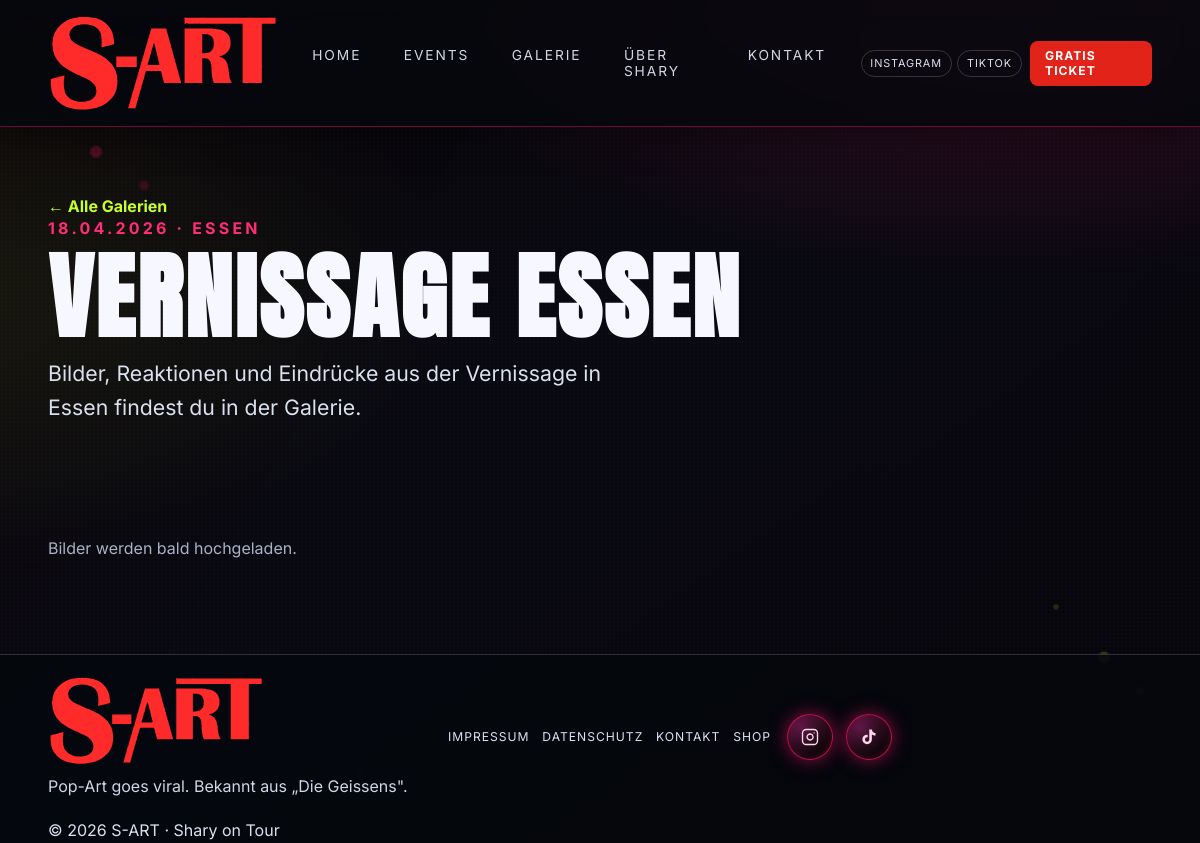
The app's page /galerie.php?event=1 with its own data.
### tables this page shows
CREATE TABLE IF NOT EXISTS events (
  id INT UNSIGNED AUTO_INCREMENT PRIMARY KEY,
  title VARCHAR(255) NOT NULL,
  slug VARCHAR(255) UNIQUE,
  event_date DATE NOT NULL,
  event_time TIME NULL,
  city VARCHAR(255) NOT NULL,
  location_name VARCHAR(255) NULL,
  address VARCHAR(255) NULL,
  description_short TEXT NULL,
  description_long TEXT NULL,
  image_path VARCHAR(500) NULL,
  status ENUM('upcoming','past','draft') DEFAULT 'upcoming',
  is_opening TINYINT(1) DEFAULT 0,
  max_tickets INT UNSIGNED DEFAULT 600,
  google_maps_url VARCHAR(500) NULL,
  created_at DATETIME DEFAULT CURRENT_TIMESTAMP,
  updated_at DATETIME DEFAULT CURRENT_TIMESTAMP ON UPDATE CURRENT_TIMESTAMP
);

### includes/functions.php (called while the page is built, shortened)
<?php
require_once __DIR__ . '/../config/database.php';
function e(?string $value): string
{
    return htmlspecialchars((string) $value, ENT_QUOTES, 'UTF-8');
}
function fetchOne(string $sql, array $params = []): ?array
{
    global $pdo;
    $stmt = $pdo->prepare($sql);
    $stmt->execute($params);
    $row = $stmt->fetch();
    return $row ?: null;
}
function formatDate(?string $date): string
{
    $dt = DateTime::createFromFormat('Y-m-d', $date);
    return $dt ? $dt->format('d.m.Y') : $date;
}

### galerie.php (the view, shortened to what this page needs)
<?php
$eventId = (int) ($_GET['event'] ?? 0);
$event = $eventId ? fetchOne('SELECT * FROM events WHERE id=:id', ['id' => $eventId]) : null;
$images = $event ? fetchAll('SELECT * FROM galleries WHERE event_id=:e ORDER BY sort_order ASC, id ASC', ['e' => $eventId]) : [];
require __DIR__ . '/includes/header.php';
?>
<section class="section container page-intro reveal">
  <a class="text-link" href="/vergangene-events.php">← Alle Galerien</a>
  <?php if ($event): ?>
    <p class="kicker"><?= formatDate($event['event_date']) ?> · <?= e($event['city']) ?></p>
    <h1><?= e($event['title']) ?></h1>
    <p class="subline"><?= e($event['description_long'] ?: $event['description_short']) ?></p>
  <?php else: ?>
    <h1>Galerie nicht gefunden</h1>
  <?php endif; ?>
</section>
<?php if ($event): ?>
<section class="section container reveal">
  <?php if (!empty($images)): ?>
    <div class="gallery-grid">
      <?php foreach ($images as $img): ?>
        <a class="gallery-item" href="<?= e($img['image_path']) ?>" target="_blank" rel="noopener">
          <img src="<?= e($img['image_path']) ?>" alt="<?= e($img['caption'] ?: $event['title']) ?>" loading="lazy">
          <?php if (!empty($img['caption'])): ?><span class="gallery-caption"><?= e($img['caption']) ?></span><?php endif; ?>
        </a>
      <?php endforeach; ?>
    </div>
  <?php else: ?>
    <p class="muted">Bilder werden bald hochgeladen.</p>
  <?php endif; ?>
</section>
<?php endif; ?>
<?php require __DIR__ . '/includes/footer.php'; ?>

### assets/css/style.css (style rules this page uses)
:root { --bg-main: #040406; --neon-red: #ff2c77; --neon-pink: #ff56ce; --acid-green: #c7ff2b; --acid-yellow: #ffe53b; --text-white: #f7f8ff; --glass-dark: rgba(11, 13, 20, 0.72); --panel: #0d1018; --panel-2: #121623; --muted: #aab1c3; --line: rgba(255, 255, 255, 0.16); --glow-red: 0 0 24px rgba(255, 20, 105, .48); --glow-red-strong: 0 0 38px rgba(255, 20, 105, .78), 0 0 12px rgba(255, 58, 193, .55); --glow-green: 0 0 22px rgba(199, 255, 43, .42); }
* { box-sizing: border-box; }
html, body { margin: 0; }
body { font-family: 'Inter', sans-serif; color: var(--text-white); background: radial-gradient(1100px 540px at 85% -5%, rgba(255, 20, 105, 0.20), transparent 60%), radial-gradient(920px 460px at -8% 35%, rgba(199, 255, 43, 0.08), transparent 62%), linear-gradient(145deg, #050507 0%, #070a11 45%, #05050b 100%); min-height: 100vh; }
body::before { content: ''; position: fixed; inset: 0; pointer-events: none; z-index: -1; opacity: .26; background-image: radial-gradient(rgba(255,255,255,.20) .55px, transparent .6px), radial-gradient(rgba(255,20,105,.18) .8px, transparent 1px), linear-gradient(120deg, rgba(255,20,105,.07), transparent 40%), linear-gradient(300deg, rgba(199,255,43,.04), transparent 35%); background-size: 2px 2px, 4px 4px, 100% 100%, 100% 100%; }
body::after { content: ''; position: fixed; inset: 0; pointer-events: none; z-index: -1; background: radial-gradient(circle at 8% 18%, rgba(255,20,105,.28) 0 .35%, transparent .55%), radial-gradient(circle at 12% 22%, rgba(255,20,105,.18) 0 .25%, transparent .5%), radial-gradient(circle at 6% 14%, rgba(255,20,105,.22) 0 .15%, transparent .35%), radial-gradient(circle at 92% 78%, rgba(199,255,43,.25) 0 .35%, transparent .55%), radial-gradient(circle at 95% 82%, rgba(199,255,43,.18) 0 .2%, transparent .4%), radial-gradient(circle at 88% 72%, rgba(199,255,43,.16) 0 .15%, transparent .3%), radial-gradient(circle at 70% 6%, rgba(255,20,105,.18) 0 .2%, transparent .4%), radial-gradient(circle at 30% 92%, rgba(255,20,105,.18) 0 .25%, transparent .45%); filter: blur(.6px); opacity: .9; }
a { color: inherit; text-decoration: none; }
.container { width: min(1400px, 92vw); margin-inline: auto; }
.section, section { padding: 3rem 0; }
h1,h2,h3,h4 { font-family: 'Anton', sans-serif; text-transform: uppercase; letter-spacing: .03em; margin: 0; }
h1 { font-size: clamp(2.8rem, 8.5vw, 5.9rem); line-height: .92; }
p { color: #dbe0ef; line-height: 1.58; margin: 0; }
.muted { color: var(--muted); }
.kicker { color: var(--neon-red); font-weight:700; letter-spacing:.2em; text-transform:uppercase; margin-bottom:.8rem; }
.subline { max-width:42ch; font-size:clamp(1.02rem, 1.8vw, 1.33rem); margin-top:1rem; }
.text-link { margin-top:.8rem; display:inline-block; color: var(--acid-green); font-weight:700; transition: text-shadow .2s ease, transform .2s ease; }
.page-intro { padding-top:3rem; }
.reveal { opacity:0; transform: translateY(18px); transition: opacity .55s ease, transform .55s ease; }
.reveal.show { opacity:1; transform:none; }
@media (min-width: 1200px) { .section, section { padding: 3.5rem 0; } }

### records on screen
events: event_date "18.04.2026", city "ESSEN", title "VERNISSAGE ESSEN", description_long "Bilder, Reaktionen und Eindrücke aus der Vernissage in Essen findest du in der Galerie."
